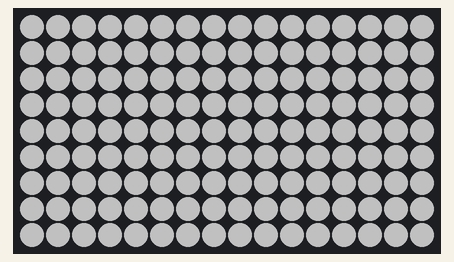
Simulated run of this program. Board: Arduino Uno, built with avr-gcc and run on an emulated ATmega328P. On the bench: 16×9 RGB LED matrix (first LED top left, wired row by row). Dim RGB values are drawn brighter than linear; random numbers use the default seed unless the program sets one.

Above: at 0.1 s.
At 5.07 s:
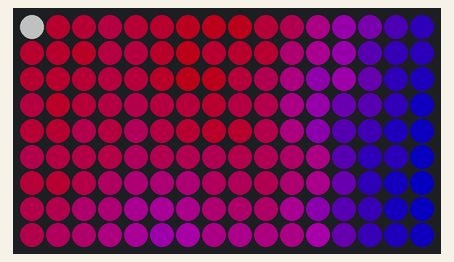
At 9.98 s:
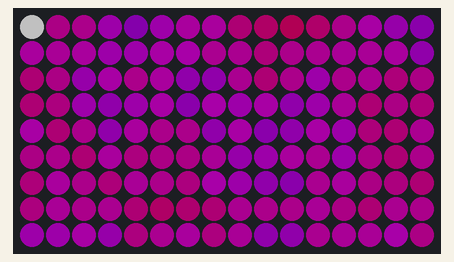
At 19.98 s:
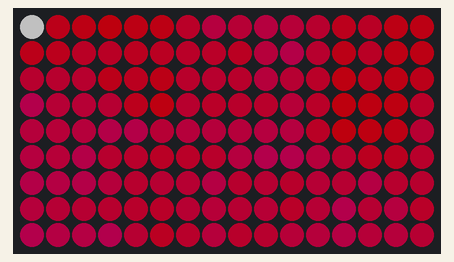
At 29.88 s:
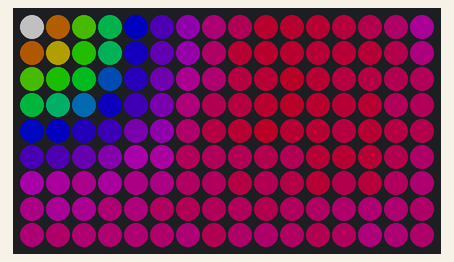
At 39.88 s:
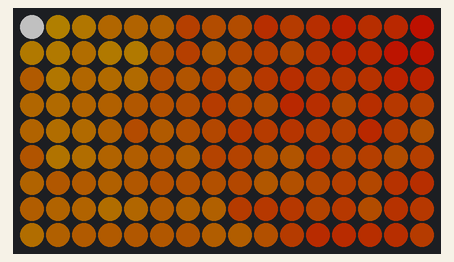

The program:

main.cpp
```cpp
#include <stdio.h>
#include <Arduino.h>
#include <FastLED.h>
#include "config.cpp"
#include "PositionCalculator.h"
#include "ColorCalculator.h"

CHSV leds[NUM_LEDS];
CRGB display[NUM_LEDS];

MatrixConfig matrixConfig = MatrixConfig(WIDTH, HEIGHT);
PositionCalculator calculator = PositionCalculator(matrixConfig);

ColorConfig colorConfig = ColorConfig(STEPSIZE);
ColorCalculator colorCalculator = ColorCalculator(colorConfig);

void bitblt() {
    for(int n = 0; n < NUM_LEDS; n++) {
        display[n] = leds[n];
    }
}

void draw() {
    CHSV blubsi;
    blubsi.setHSV(255, 0, 255);
    for(int row = 0; row < HEIGHT; row++) {
        for (int column = 0; column < WIDTH; column++) {
            leds[row * WIDTH + column] = blubsi;
        }
    }
}

void iterate() {
    extern PositionCalculator calculator;
    extern ColorCalculator colorCalculator;

    for(int row = 0; row < HEIGHT; row++) {
        for (int column = 0; column < WIDTH; column++) {
            Position position = calculator.translate(row, column);
            colorCalculator.determineNextColor(position);
        }
    }
}

/********************************************
 *  Arduino Callbacks
 *
 */

void setup() {
    FastLED.setBrightness(255 / 3);
    FastLED.addLeds<WS2812B, DATA_PIN, GRB>(display, NUM_LEDS);

    draw();
    bitblt();
    FastLED.show();

    delay(3000);
}

void loop() {
    unsigned long time = millis();

    iterate();
    bitblt();
    FastLED.show();

    time = millis() - time;

    delay(FRAME_TIME - time);
}
```

ColorCalculator.cpp
```cpp
#include "PositionCalculator.h"
#include "ColorCalculator.h"


ColorConfig::ColorConfig(int stepsize) {
    this->stepsize = stepsize;
    this->halfStepsize = stepsize / 2;
};


ColorCalculator::ColorCalculator(ColorConfig config) {
    this->config = config;
}

/**
 * Calculate the average between 2 HSV colors (by hue averaging)
 */
CHSV ColorCalculator::getAverage(CHSV prev, CHSV leftOrUp) {
    return CHSV((prev.h + leftOrUp.h) / 2, 255, 255);
}

/**
 * Calculate the average between 3 HSV colors (by hue averaging)
 */
CHSV ColorCalculator::getAverage(CHSV prev, CHSV left, CHSV up) {
    return CHSV((left.h + up.h + prev.h) / 3, 255, 255);
}

/**
 * Modify a color by applying a not-so-random random value
 */
CHSV ColorCalculator::modifyColor(CHSV baseValue) {
    baseValue.hue += random(1, this->config.stepsize) - this->config.halfStepsize;

    return baseValue;
}

/**
 * Given the current position calculate the next color
 */
void ColorCalculator::determineNextColor(Position position) {
    CHSV base;
    extern CHSV leds[];
    if (position.isFirstRow()) {
        if (position.isFirstColumn()) {
            base = leds[position.current];
        } else {
            base = this->getAverage(leds[position.current], leds[position.left]);
        }
    } else {
        if (position.isFirstColumn()) {
            base = this->getAverage(leds[position.current], leds[position.up]);
        } else {
            base = this->getAverage(leds[position.current], leds[position.up], leds[position.left]);
        }
    }

    leds[position.current] = this->modifyColor(base);
}
```

ColorCalculator.h
```cpp
#ifndef __COLOR_CALCULATOR
#define __COLOR_CALCULATOR

struct Position;

#include <FastLED.h>
#include "PositionCalculator.h"

struct ColorConfig {
    int stepsize;
    int halfStepsize;

    ColorConfig(int stepsize);
};

class ColorCalculator {
    ColorConfig config = ColorConfig(0);

    public:
    ColorCalculator(ColorConfig config);

    CHSV getAverage(CHSV prev, CHSV leftOrUp);
    CHSV getAverage(CHSV prev, CHSV left, CHSV up);
    CHSV modifyColor(CHSV baseValue);
    void determineNextColor(Position position);
};

#endif // __COLOR_CALCULATOR
```

PositionCalculator.cpp
```cpp
#include "PositionCalculator.h"

MatrixConfig::MatrixConfig(int width, int height) {
        this->width = width;
        this->height = height;
}


bool Position::isFirstRow() {
    return this->row == 0;
}

bool Position::isFirstColumn() {
    return this->column == 0;
}

PositionCalculator::PositionCalculator(MatrixConfig config) {
    this->config = config;
}

/**
 * Translate a (row|column) tuple to a position in an array
 */
Position PositionCalculator::translate(int row, int column) {
    Position out;

    out.row = row;
    out.column = column;

    // serpentine mode
    if (row % 2 == 0) {
        out.current = row * this->config.width + column;
        out.left = out.current - 1;
        out.up = out.current - (2 * column) - 1;
    } else {
        out.current = (row + 1) * this->config.width - column - 1;
        out.left = out.current + 1;
        out.up = (row - 1) * this->config.width + column;
    }

    return out;
}
```

PositionCalculator.h
```cpp
#ifndef __POSITION_CALCULATOR
#define __POSITION_CALCULATOR

struct MatrixConfig{
    int width;
    int height;
    int mode = 0;

    MatrixConfig(int width, int height);
};

struct Position {
    int current;
    int up;
    int left;
    int right;
    int down;

    int row;
    int column;

    bool isFirstRow();
    bool isFirstColumn();
};


class PositionCalculator
{
    MatrixConfig config = MatrixConfig(0,0);

public:
    PositionCalculator(MatrixConfig config);
    Position translate(int row, int column);
};

#endif // __POSITION_CALCULATOR
```

config.cpp
```cpp
// Hardware Stuff
#define NUM_LEDS 144
#define DATA_PIN 6

#define HEIGHT 9
#define WIDTH 16

// Application stuff
#define FRAMES 10
#define FRAME_TIME 1000 / FRAMES

#define STEPSIZE 12
#define HALF_STEPSIZE STEPSIZE / 2

#define CONTROLLER WS2812B
```
